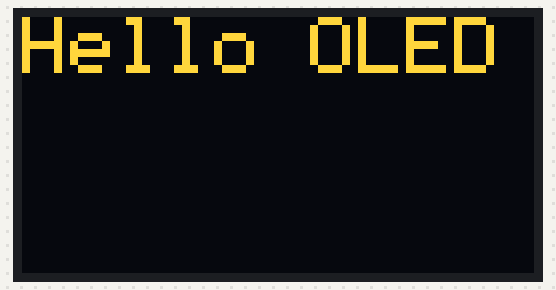
Bench run of a sketch on a simulated Arduino Uno, built with avr-gcc and run on an emulated ATmega328P. Shown: 128×64 one-colour display. The OLED is the two-colour kind (top 16 rows yellow).

Above: at 1.1 s.
At 2.2 s:
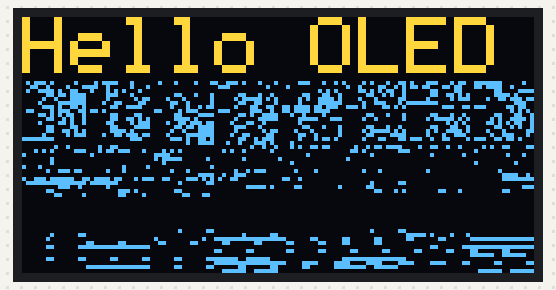

Measured:
- what the display in image 0 shows lasts 1.0 s, from 1.1 s to 2.1 s

The sketch:

OLED_Pratice.ino
```cpp
/*
 * 本範程式為Arduino結合1.3吋OLED的範例程式，由傑森創工提供
 * 本程式由wonho-maker改寫的Adafruit函式庫範例進行簡化，若需要進一步學習，建議參考sh1306_128x64_i2c範例
 *
 * 1，請先安裝Adafruit GFX Library函式庫，可由Arduino IDE裡的「程式管理員」進行安裝
 * 2，請先安裝wonho-maker SH1306函式庫，下載網址：
 *    https://github.com/wonho-maker/Adafruit_SH1106
 *
 * 粉絲團：https://www.facebook.com/jasonshow
 * 傑森創工購物網：https://www.jmaker.com.tw/
 * 傑森創工部落格：https://blog.jmaker.com.tw/
 */

#include <SPI.h>
#include <Wire.h>
#include <Adafruit_GFX.h>
#include <Adafruit_SH1106.h>

// 設定OLED
#define OLED_RESET -1
Adafruit_SH1106 display(OLED_RESET);

//自訂圖形，從Image2LCD轉過來的，尺寸是128x48
//本範例為了在上方區塊顯示文字，所以圖形就沒有涵蓋整個高度
static const unsigned char PROGMEM logo_bmp[] =
{  };

#if (SH1106_LCDHEIGHT != 64)
#error("Height incorrect, please fix Adafruit_SH1106.h!");
#endif

void setup()   {
  Serial.begin(9600);


  display.begin(SH1106_SWITCHCAPVCC, 0x3C);  // 一般1306 OLED的位址都是0x3C

  // 顯示Adafruit的LOGO，算是開機畫面
  display.display();
  delay(1000); // 停1秒

  // 清除畫面
  display.clearDisplay();

  // 測試文字
  display.clearDisplay();
  display.setTextSize(2);             // 設定文字大小
  display.setTextColor(1);        // 1:OLED預設的顏色(這個會依該OLED的顏色來決定)
  display.setCursor(0,0);             // 設定起始座標
  display.print("Hello OLED");        // 要顯示的字串
  display.display();                  // 要有這行才會把文字顯示出來
  delay(1000);

  //display.clearDisplay();
  //顯示圖形，x,y,圖形文字,寬,高,1:OLED預設的顏色(這個會依該OLED的顏色來決定)
  display.drawBitmap(0,16,logo_bmp, 128, 48, 1);
  display.display();  // 要有這行才會把文字顯示出來
  delay(1000);
}


void loop() {

}
```
